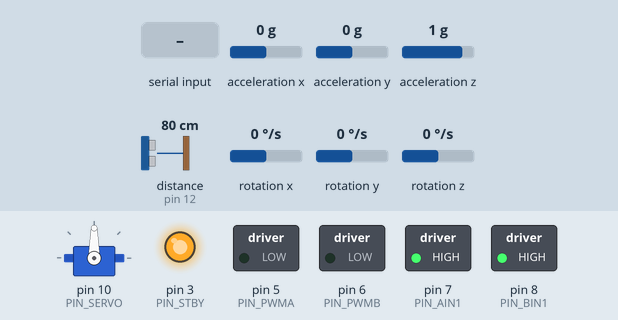
Recording of a sketch running on a simulated Arduino Uno, built with avr-gcc and run on an emulated ATmega328P. Parts: servo, switched loads named in the sketch (green lamp = pin HIGH), output pins drawn as LEDs (lit = HIGH). Wiring (inferred from the names in the program): ultrasonic range finder: trigger pin 13; echo pin 12; MPU-6050 motion sensor at I2C address 0x68. The test bench sets the inputs (shaded band); at power-on: acceleration x 0 g, acceleration y 0 g, distance to the obstacle (sensor on pin 12) 80 cm, acceleration z 1 g, rotation x 0 °/s, rotation y 0 °/s, rotation z 0 °/s. The echo pulse lasts 58.3 µs per cm; pins used as bus, display or sensor lines are not drawn; what the sketch prints to the serial monitor is not drawn.

Above: at 2.3 s.
2.4 s: "M 150 150\n" received over Serial
At 2.8 s:
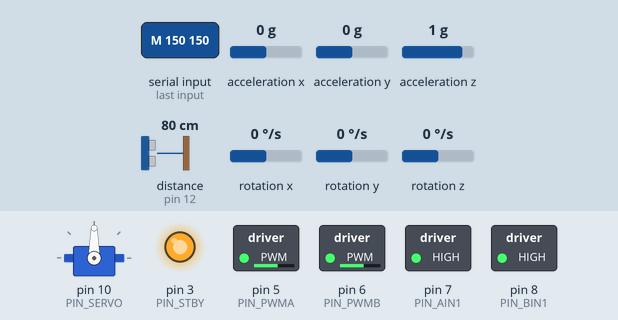
4.5 s: "V\n" received over Serial
At 4.9 s:
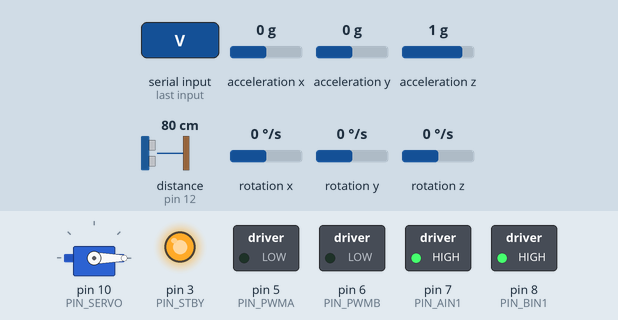
6.0 s: "M90\n" received over Serial
At 6.4 s:
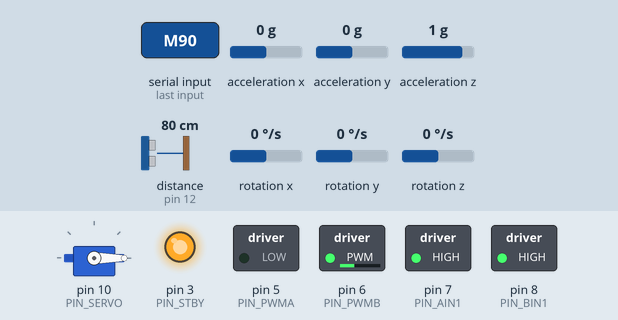
8.1 s: acceleration x set to -1.4 g
11.1 s: acceleration y set to -0.2 g
14.1 s: distance to the obstacle (sensor on pin 12) set to 12 cm
15.6 s: distance to the obstacle (sensor on pin 12) set to 9 cm
Timing chart, 0 to 18.6 s (numbered marks = the images above; inputs shaded):
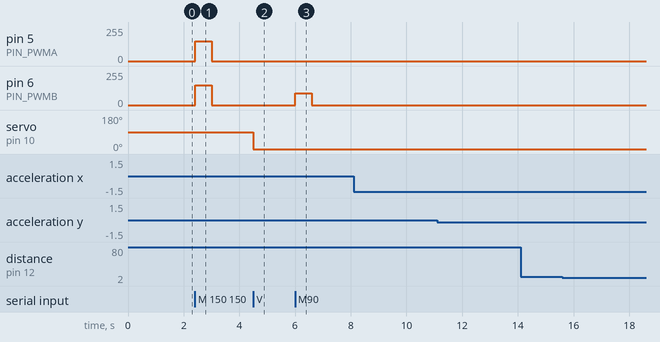

The sketch:

carro_uno.ino
```cpp
// =====================================================================
//  carro_uno.ino — Arduino UNO del carro: motores, servo y ultrasonido
// =====================================================================
//  El UNO NO decide nada: obedece a la ESP32 por serial (9600 baudios) y
//  le devuelve la distancia. Lo único que decide por su cuenta es la
//  SEGURIDAD (segunda capa, por si la ESP32 se cuelga o se equivoca):
//    - Watchdog: si no llega "M" en W ms, para los motores.
//    - Freno: si el ultrasonido mira al frente y hay algo a menos de D cm,
//      no deja avanzar (sí deja girar sobre su eje y retroceder).
//
//  Protocolo (una orden por línea, igual que uno.h de la ESP32):
//    ESP32 -> UNO:  M izq der   velocidades -255..255
//                   S           parar
//                   W ms        watchdog
//                   D cm        distancia de freno
//                   T ms        cada cuánto mandar la distancia
//                   V grados    servo de la cabeza (90 = al frente)
//                   Y           pone el yaw de la IMU en 0
//    UNO -> ESP32:  U cm        distancia (0 = sin eco)
//                   I ax ay az yaw pitch roll   IMU: aceleraciones en milésimas de g,
//                               ángulos en décimas de grado (solo si hay IMU)
//                   F           aviso: frenó el avance por un obstáculo
//
//  Pines: placa ELEGOO Smart Robot Car V4.0 (driver TB6612). Si tu
//  carro es otro, cambia solo esta sección.
//
//  IMPORTANTE al subir este programa: la ESP32 usa los pines 0/1 (Serial)
//  del UNO. Desconecta el cable de la cámara (o pon el interruptor del
//  shield en "Upload") mientras subes el código, y vuelve a conectarlo.
// =====================================================================
#include <Servo.h>
#include <Wire.h>

// ---------------- Pines ----------------
const uint8_t PIN_STBY  = 3;    // habilita el driver de motores
const uint8_t PIN_PWMA  = 5;    // motor A = lado DERECHO
const uint8_t PIN_AIN1  = 7;
const uint8_t PIN_PWMB  = 6;    // motor B = lado IZQUIERDO
const uint8_t PIN_BIN1  = 8;
const uint8_t PIN_SERVO = 10;   // servo de la cabeza (cámara + ultrasonido)
const uint8_t PIN_TRIG  = 13;
const uint8_t PIN_ECHO  = 12;

// Prueba: manda "M 150 150" (o usa la flecha ▲ de la página). Si un lado gira hacia atrás,
// cambia su INVERTIR. Si con "M 120 0" gira la rueda DERECHA en vez de la izquierda,
// los lados están cruzados: pon INTERCAMBIAR_LADOS en true.
const bool INVERTIR_IZQ = false;
const bool INVERTIR_DER = false;
const bool INTERCAMBIAR_LADOS = false;

// El ultrasonido solo vigila el frente con el servo cerca de 90° y ya quieto
const int FRENTE_TOLERANCIA = 25;          // mismo valor que config.h de la ESP32
const unsigned long SERVO_ASENTAR_MS = 350;

// IMU MPU6050 (I2C: A4 = SDA, A5 = SCL). Se calibra al encender: deja el carro QUIETO
// los primeros 2 segundos. Si la IMU está montada girada, cambia los signos aquí.
const uint8_t MPU_DIR = 0x68;
const int SIGNO_PITCH = 1, SIGNO_ROLL = 1, SIGNO_YAW = 1;

// ---------------- Estado ----------------
Servo cabeza;
unsigned long watchdog_ms = 600;
int freno_cm = 15;
unsigned long telemetria_ms = 100;

int pedido_izq = 0, pedido_der = 0;        // lo último que pidió la ESP32
unsigned long t_ultimo_M = 0;
int servo_ang = 90;
unsigned long t_servo = 0;
int dist_cm = 0;                            // mediana de las 3 últimas lecturas (0 = sin eco)
int lecturas[3] = {0, 0, 0};
uint8_t i_lectura = 0;
unsigned long t_medida = 0, t_telemetria = 0, t_imu = 0;
bool frenando = false;

bool imu_ok = false;
float gyro_bias[3] = {0, 0, 0};
float acc_g[3] = {0, 0, 1};          // aceleración filtrada (g)
float yaw = 0, pitch = 0, roll = 0;  // grados
unsigned long t_imu_us = 0;

char linea[24];
uint8_t n_linea = 0;

// ---------------- Motores ----------------
void motor(uint8_t pin_pwm, uint8_t pin_dir, int v, bool invertir) {
  if (invertir) v = -v;
  v = constrain(v, -255, 255);
  digitalWrite(pin_dir, v >= 0 ? HIGH : LOW);
  analogWrite(pin_pwm, abs(v));
}

bool frente_vigilado() {
  return abs(servo_ang - 90) <= FRENTE_TOLERANCIA && millis() - t_servo >= SERVO_ASENTAR_MS;
}

// Aplica el pedido de la ESP32 pasando por el freno del ultrasonido
void aplicar_motores() {
  int izq = pedido_izq, der = pedido_der;
  bool freno = false;
  if (frente_vigilado() && dist_cm > 0 && dist_cm < freno_cm) {
    int avance = (izq + der) / 2;
    if (avance > 0) {                 // quita solo la parte "hacia adelante"
      izq -= avance;
      der -= avance;
      if (abs(izq) < 60) izq = der = 0;
      freno = true;
    }
  }
  if (freno && !frenando) Serial.println("F");
  frenando = freno;
  if (INTERCAMBIAR_LADOS) { int t = izq; izq = der; der = t; }
  motor(PIN_PWMB, PIN_BIN1, izq, INVERTIR_IZQ);
  motor(PIN_PWMA, PIN_AIN1, der, INVERTIR_DER);
}

// ---------------- Ultrasonido ----------------
int medir_cm() {
  digitalWrite(PIN_TRIG, LOW);
  delayMicroseconds(2);
  digitalWrite(PIN_TRIG, HIGH);
  delayMicroseconds(10);
  digitalWrite(PIN_TRIG, LOW);
  unsigned long us = pulseIn(PIN_ECHO, HIGH, 25000UL);   // máx. ~4 m
  return us == 0 ? 0 : (int)(us / 58);
}

int mediana3(int a, int b, int c) {
  // Las lecturas "sin eco" (0) cuentan como muy lejos
  long x = a ? a : 9999, y = b ? b : 9999, z = c ? c : 9999;
  long m = max(min(x, y), min(max(x, y), z));
  return m >= 9999 ? 0 : (int)m;
}

// ---------------- IMU (MPU6050, sin librerías) ----------------
bool mpu_escribir(uint8_t reg, uint8_t valor) {
  Wire.beginTransmission(MPU_DIR);
  Wire.write(reg);
  Wire.write(valor);
  return Wire.endTransmission() == 0;
}

// d = ax, ay, az, temperatura, gx, gy, gz (valores crudos)
bool mpu_leer(int16_t* d) {
  Wire.beginTransmission(MPU_DIR);
  Wire.write(0x3B);
  if (Wire.endTransmission(false) != 0) return false;
  if (Wire.requestFrom(MPU_DIR, (uint8_t)14) != 14) return false;
  for (uint8_t i = 0; i < 7; i++) {
    int16_t alto = Wire.read();
    d[i] = (alto << 8) | Wire.read();
  }
  return true;
}

void imu_iniciar() {
  Wire.begin();
  Wire.setClock(400000);
#if defined(WIRE_HAS_TIMEOUT)
  Wire.setWireTimeout(3000, true);   // si el bus I2C se cuelga, no bloquea el carro
#endif
  if (!mpu_escribir(0x6B, 0x00)) return;   // despertar; si no responde, no hay IMU
  mpu_escribir(0x1A, 0x03);                 // filtro pasa-bajos ~44 Hz
  mpu_escribir(0x1B, 0x00);                 // giroscopio ±250 °/s  (131 por °/s)
  mpu_escribir(0x1C, 0x00);                 // acelerómetro ±2 g    (16384 por g)
  delay(100);
  // Calibración del giroscopio: promedio con el carro quieto
  long suma[3] = {0, 0, 0};
  int n = 0;
  int16_t d[7];
  for (int i = 0; i < 300; i++) {
    if (mpu_leer(d)) {
      suma[0] += d[4]; suma[1] += d[5]; suma[2] += d[6];
      n++;
    }
    delay(3);
  }
  if (n < 100) return;
  for (int k = 0; k < 3; k++) gyro_bias[k] = (float)suma[k] / n;
  if (mpu_leer(d)) {                        // ángulos iniciales desde la gravedad
    float ax = d[0] / 16384.0, ay = d[1] / 16384.0, az = d[2] / 16384.0;
    pitch = atan2(-ax, sqrt(ay * ay + az * az)) * 57.2958;
    roll = atan2(ay, az) * 57.2958;
  }
  imu_ok = true;
  t_imu_us = micros();
}

void imu_actualizar() {
  int16_t d[7];
  if (!mpu_leer(d)) return;
  unsigned long ahora = micros();
  float dt = (ahora - t_imu_us) / 1e6;
  t_imu_us = ahora;
  if (dt <= 0 || dt > 0.2) return;          // pausa larga: no integrar basura

  float ax = d[0] / 16384.0, ay = d[1] / 16384.0, az = d[2] / 16384.0;
  float gx = (d[4] - gyro_bias[0]) / 131.0;
  float gy = (d[5] - gyro_bias[1]) / 131.0;
  float gz = (d[6] - gyro_bias[2]) / 131.0;
  acc_g[0] += 0.3 * (ax - acc_g[0]);
  acc_g[1] += 0.3 * (ay - acc_g[1]);
  acc_g[2] += 0.3 * (az - acc_g[2]);

  // Filtro complementario: el giroscopio es rápido pero se desvía, la gravedad es lenta pero estable
  float pitch_acc = atan2(-ax, sqrt(ay * ay + az * az)) * 57.2958;
  float roll_acc = atan2(ay, az) * 57.2958;
  pitch = 0.98 * (pitch + gy * dt) + 0.02 * pitch_acc;
  roll = 0.98 * (roll + gx * dt) + 0.02 * roll_acc;
  // El yaw solo sale del giroscopio (no hay brújula): se desvía con el tiempo. "Y" lo pone en 0.
  if (fabs(gz) > 0.4) yaw += gz * dt;
  if (yaw > 180) yaw -= 360;
  if (yaw < -180) yaw += 360;
}

void enviar_imu() {
  Serial.print("I ");
  Serial.print((int)(acc_g[0] * 1000)); Serial.print(' ');
  Serial.print((int)(acc_g[1] * 1000)); Serial.print(' ');
  Serial.print((int)(acc_g[2] * 1000)); Serial.print(' ');
  Serial.print((int)(SIGNO_YAW * yaw * 10)); Serial.print(' ');
  Serial.print((int)(SIGNO_PITCH * pitch * 10)); Serial.print(' ');
  Serial.println((int)(SIGNO_ROLL * roll * 10));
}

// ---------------- Órdenes de la ESP32 ----------------
void procesar(char* l) {
  char orden = l[0];
  char* p = l + 1;
  long a = strtol(p, &p, 10);
  long b = strtol(p, &p, 10);
  switch (orden) {
    case 'M':
      pedido_izq = constrain(a, -255, 255);
      pedido_der = constrain(b, -255, 255);
      t_ultimo_M = millis();
      break;
    case 'S':
      pedido_izq = pedido_der = 0;
      break;
    // W 0 apaga el watchdog y T 0 la telemetría (útil para probar a mano desde el Monitor Serie)
    case 'W': watchdog_ms = a == 0 ? 0 : constrain(a, 100, 5000); break;
    case 'Y': yaw = 0; break;
    case 'D': freno_cm = constrain(a, 0, 200); break;
    case 'T': telemetria_ms = a == 0 ? 0 : constrain(a, 50, 2000); break;
    case 'V': {
      int g = constrain(a, 0, 180);
      if (g != servo_ang) {
        servo_ang = g;
        cabeza.write(g);
        t_servo = millis();
      }
      break;
    }
  }
}

void leer_serial() {
  while (Serial.available()) {
    char c = Serial.read();
    if (c == '\r') continue;
    if (c == '\n') {
      linea[n_linea] = 0;
      if (n_linea) procesar(linea);
      n_linea = 0;
    } else if (n_linea < sizeof(linea) - 1) {
      linea[n_linea++] = c;
    }
  }
}

// ---------------- Programa ----------------
void setup() {
  pinMode(PIN_STBY, OUTPUT);
  pinMode(PIN_PWMA, OUTPUT);
  pinMode(PIN_AIN1, OUTPUT);
  pinMode(PIN_PWMB, OUTPUT);
  pinMode(PIN_BIN1, OUTPUT);
  pinMode(PIN_TRIG, OUTPUT);
  pinMode(PIN_ECHO, INPUT);
  digitalWrite(PIN_STBY, HIGH);
  motor(PIN_PWMA, PIN_AIN1, 0, false);
  motor(PIN_PWMB, PIN_BIN1, 0, false);

  cabeza.attach(PIN_SERVO, 500, 2400);
  cabeza.write(90);
  t_servo = millis();

  Serial.begin(9600);
  imu_iniciar();
  Serial.println(imu_ok ? F("carro_uno listo (IMU OK)") : F("carro_uno listo (sin IMU)"));
}

void loop() {
  unsigned long t = millis();
  leer_serial();

  // Watchdog: sin órdenes de la ESP32 => parar
  if (watchdog_ms && t - t_ultimo_M > watchdog_ms) pedido_izq = pedido_der = 0;

  // Ultrasonido cada 50 ms (menos se confunde con ecos del disparo anterior)
  if (t - t_medida >= 50) {
    t_medida = t;
    lecturas[i_lectura] = medir_cm();
    i_lectura = (i_lectura + 1) % 3;
    dist_cm = mediana3(lecturas[0], lecturas[1], lecturas[2]);
  }

  if (imu_ok && t - t_imu >= 10) {          // IMU a ~100 Hz
    t_imu = t;
    imu_actualizar();
  }

  aplicar_motores();

  if (telemetria_ms && t - t_telemetria >= telemetria_ms) {
    t_telemetria = t;
    Serial.print("U ");
    Serial.println(dist_cm);
    if (imu_ok) enviar_imu();
  }
}
```

Measured:
- after the input at 2.4 s, pin 5 (PIN_PWMA), pin 6 (PIN_PWMB): 0/255 → 150/255 at once, → 0/255 0.60 s later
- after the input at 4.5 s, servo on pin 10 (PIN_SERVO): 90° → 0° at once
- after the input at 6.0 s, pin 6 (PIN_PWMB): 0/255 → 90/255 at once, → 0/255 0.60 s later
- after the input at 8.1 s, every drawn part: stays the same
- after the input at 11.1 s, every drawn part: stays the same
- after the input at 14.1 s, every drawn part: stays the same
- after the input at 15.6 s, every drawn part: stays the same
